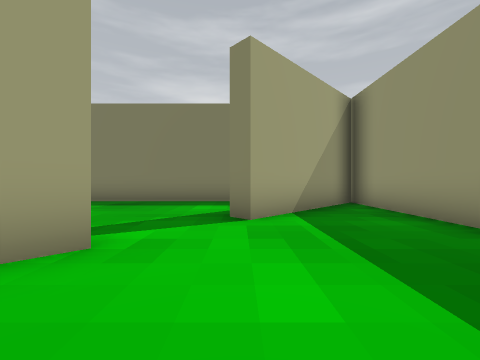
view 1 (above)

18 first-person views from a walk through a Unity game level. The camera is 1.3 m above the floor, looks level and sees 90° across. The floor is counted in squares, 2 m on a side. Each view is taken from the middle of a square. On the plan, view 1 faces up. The plan holds only what a view shows up to about 9 squares ahead; the rest is blank. The place goes on beyond the plan.

view 2
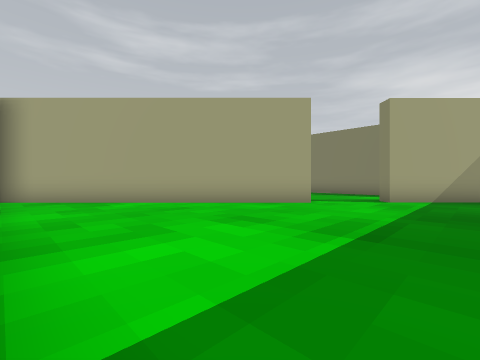

view 3
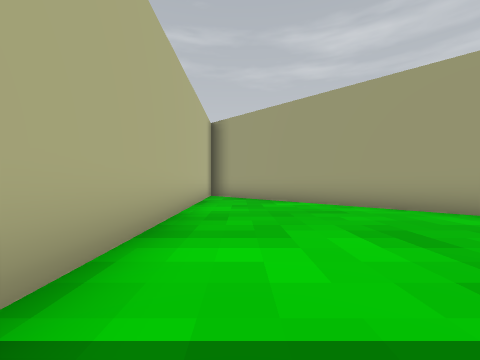

view 4
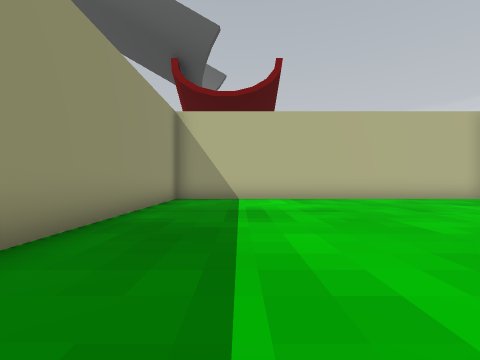

view 5
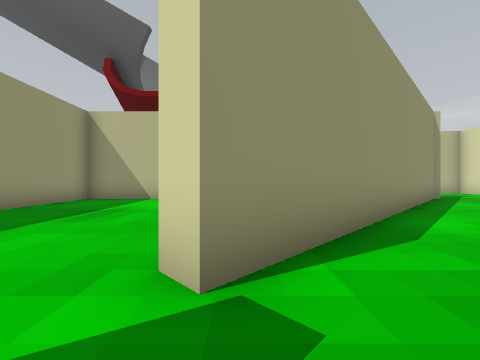

view 6
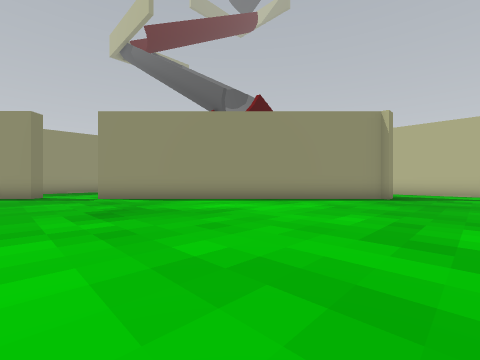

view 7
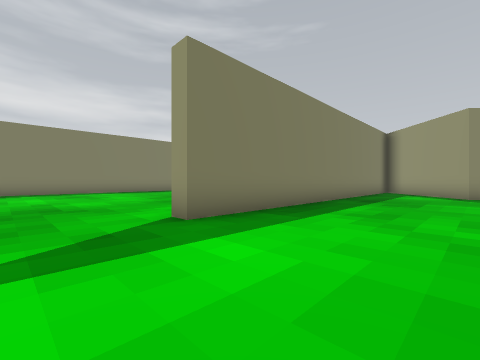

view 8
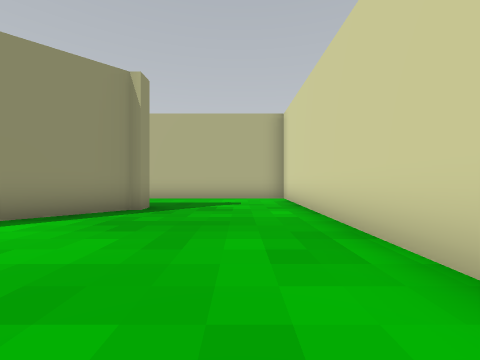

view 9
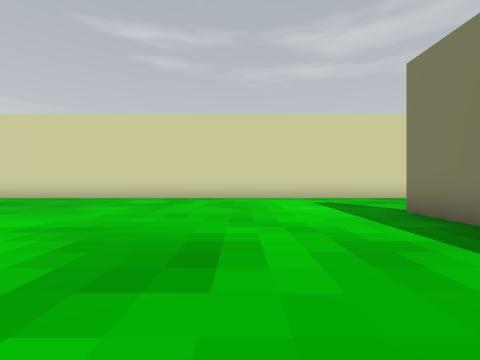

view 10
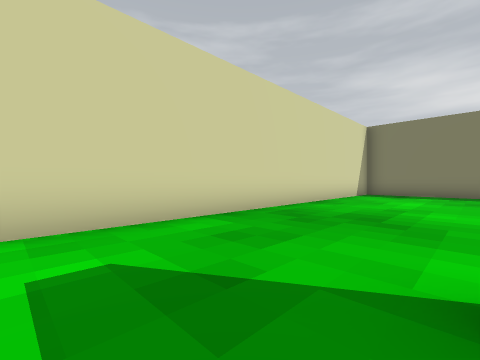

view 11
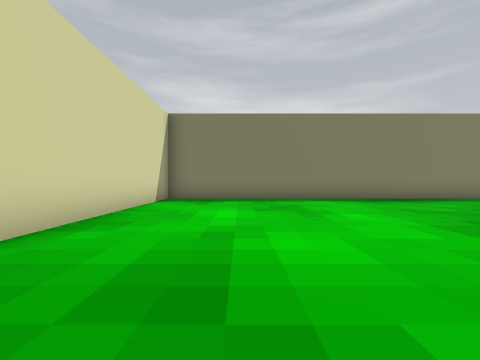

view 12
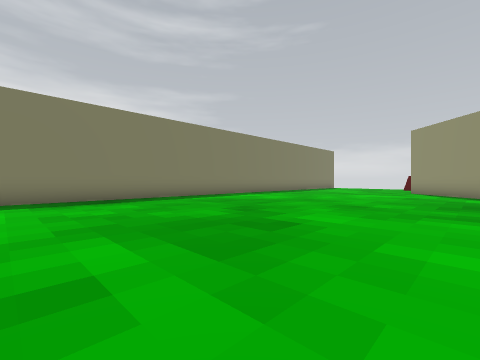

view 13
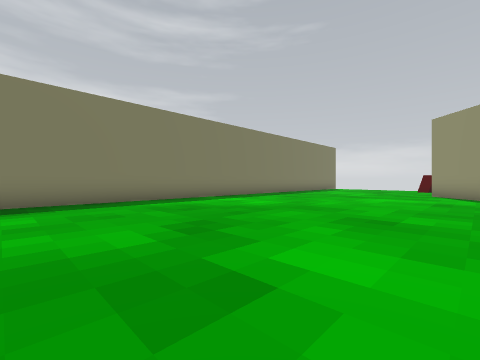

view 14
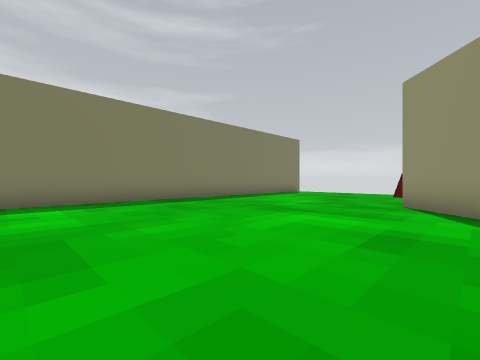

view 15
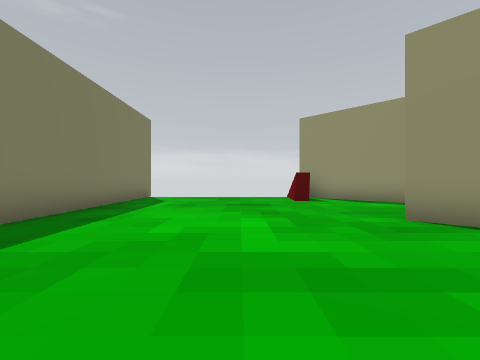

view 16
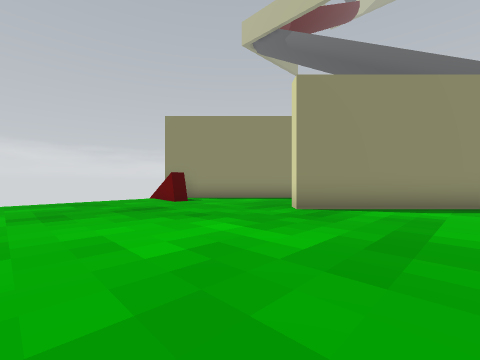

view 17
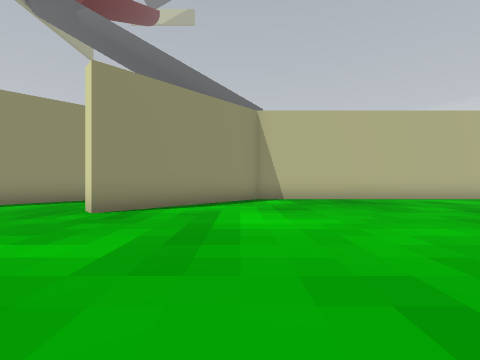

view 18
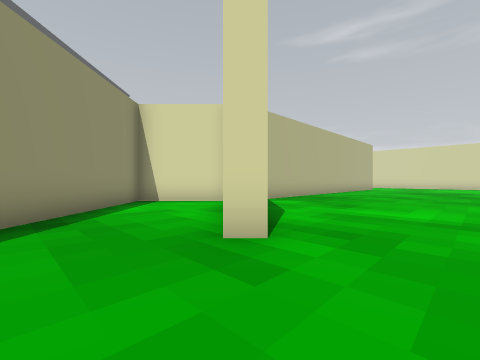

### Floor plan
Points are (right, up) in squares from view 1. A wall is a line through its corners. A room is listed if a view was taken in it or the views show most of it. See-through windows are left out.
Room 1 (views 1, 2, 3, 4)
walls: (-1.4, 2.3) (-7.7, -4); (-7.2, -4.2) (3.2, -4.2) (3.2, 6.9) (0.2, 3.9)
ways out: opening at (-1, 3) to room 2
Room 2 (views 5, 6, 7, 8, 9, 10, 11, 12, 13, 14, 15, 16, 17, 18)
walls: (-4.1, 7.9) (3.4, 7.9) (6.9, 11.3) (7.3, 10.9); (-0.2, 7.4) (-8.9, 7.4) (-8.9, 7.9); (0.2, 3.9) (-0.2, 4.2) (0.7, 5.1); (4.1, 7.4) (6, 5.5) (12.2, 11.8); (10.7, 11.8) (10.7, 12.2); (10.8, 11.6) (10.8, 12.2) (12.2, 12.1); (-8.7, -4.3) (-1.8, 2.6) (-1.4, 2.3); (-8.9, -4.8) (-8.9, -4.1); (12, 17.5) (-12.5, 17.5) (-12.5, -7.5) (-7.8, -7.5)
ways out: opening at (-1, 3) to room 1

Where each view was taken, in squares from view 1:
view 1: 0 up, 0 right, facing up
view 2: 4 down, 2 right, facing up-left
view 3: 3 down, 2 right, facing left
view 4: 4 up, 1 right, facing down
view 5: 4 up, 2 left, facing down
view 6: 5 up, 11 left, facing down-right
view 7: 4 up, 11 left, facing up-right
view 8: 1 up, 11 left, facing down
view 9: 4 up, 4 left, facing left
view 10: 6 up, 9 left, facing up-left
view 11: 9 up, 10 left, facing up
view 12: 9 up, 7 left, facing up-right
view 13: 10 up, 5 left, facing up-right
view 14: 10 up, 0 right, facing up-right
view 15: 14 up, 3 right, facing right
view 16: 16 up, 4 right, facing down-right
view 17: 16 up, 4 right, facing down
view 18: 13 up, 9 right, facing down-left
